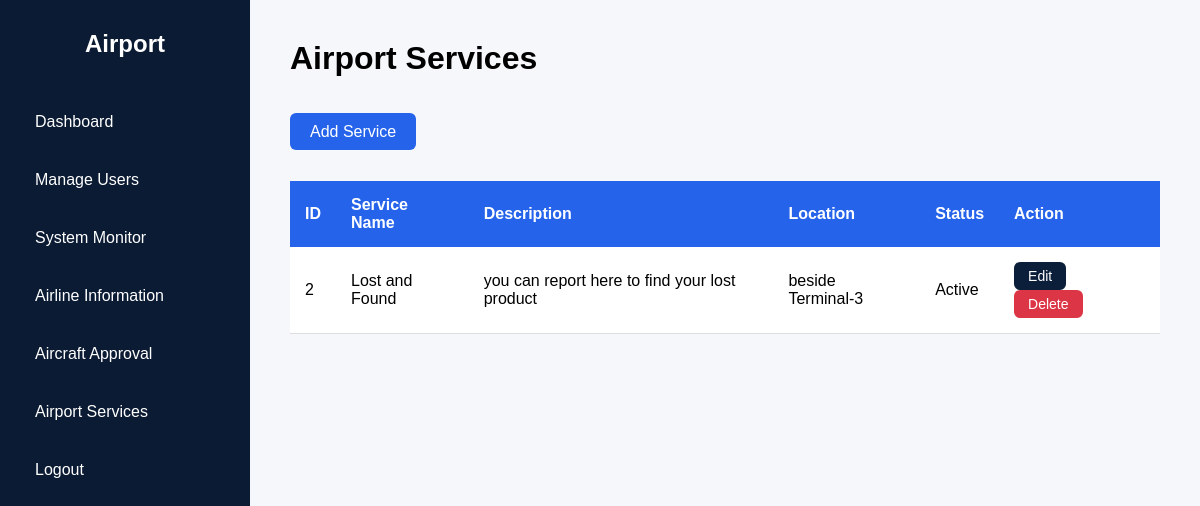
/admin/airport_services.php (signed in), run on the app's committed database.
### tables this page shows
CREATE TABLE `airport_services` (
  `id` int(11) NOT NULL,
  `service_type` varchar(50) NOT NULL,
  `service_name` varchar(100) NOT NULL,
  `description` text DEFAULT NULL,
  `location` varchar(100) DEFAULT NULL,
  `status` varchar(50) DEFAULT 'Active',
  `created_at` timestamp NOT NULL DEFAULT current_timestamp()
);

### admin/airport_services.php (the view, shortened to what this page needs)
<?php
include "../config/database.php";
$result = mysqli_query($conn,"SELECT * FROM airport_services ORDER BY id DESC");
?>
<!DOCTYPE html>
<html>
<head>
<link rel="stylesheet" href="../assets/css/admin.css">
</head>
<body>
<div class="admin-container">
<?php include "../includes/admin_sidebar.php"; ?>
<div class="main-content">
<h1>Airport Services</h1>
<br> <br>
<a class="add-btn" href="add_service.php">
Add Service
</a>
<table>
<tr>
<th>ID</th>
<th>Service Name</th>
<th>Description</th>
<th>Location</th>
<th>Status</th>
<th>Action</th>
</tr>
<?php while($row=mysqli_fetch_assoc($result)){ ?>
<tr>
<td><?php echo $row['id']; ?></td>
<td><?php echo $row['service_name']; ?></td>
<td><?php echo $row['description']; ?></td>
<td><?php echo $row['location']; ?></td>
<td><?php echo $row['status']; ?></td>
<td>
<a class="edit-btn" href="edit_service.php?id=<?php echo $row['id']; ?>">
Edit
</a>
<a class="delete-btn"
href="delete_service.php?id=<?php echo $row['id']; ?>"
onclick="return confirm('Delete this service?')">
Delete
</a>
</td>
</tr>
<?php } ?>
</table>
</div>
</div>
</body>
</html>

### assets/css/admin.css (style rules this page uses)
* { margin:0; padding:0; box-sizing:border-box; font-family:Arial, sans-serif; }
body { min-height:100vh; background:#f5f7fb; }
.admin-container { display:flex; min-height:100vh; }
.main-content { flex:1; padding:40px; }
.main-content h1 { font-size:32px; margin-bottom:10px; }
.add-btn { background:#2563eb; color:white; padding:10px 20px; text-decoration:none; border-radius:6px; }
.edit-btn, .delete-btn { padding: 6px 14px; border-radius: 6px; text-decoration: none; font-size: 14px; margin-right: 8px; display: inline-block; }
.edit-btn { background: #0b1f3a; color: white; }
.delete-btn { background: #dc3545; color: white; }
table { width:100%; border-collapse:collapse; margin-top:40px; background:white; }
th { background:#2563eb; color:white; padding:15px; text-align:left; }
td { padding:15px; border-bottom:1px solid #ddd; }

### data on the page
airport_services: id "2", service_name "Lost and Found", description "you can report here to find your lost product", location "beside Terminal-3", status "Active"
